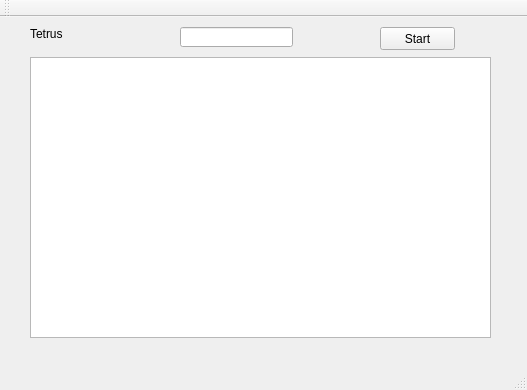
<?xml version="1.0" encoding="UTF-8"?>
<ui version="4.0">
 <class>MainWindow</class>
 <widget class="QMainWindow" name="MainWindow">
  <property name="geometry">
   <rect>
    <x>0</x>
    <y>0</y>
    <width>527</width>
    <height>390</height>
   </rect>
  </property>
  <property name="windowTitle">
   <string>MainWindow</string>
  </property>
  <widget class="QWidget" name="centralWidget">
   <widget class="QLabel" name="label">
    <property name="geometry">
     <rect>
      <x>30</x>
      <y>10</y>
      <width>47</width>
      <height>13</height>
     </rect>
    </property>
    <property name="text">
     <string>Tetrus</string>
    </property>
   </widget>
   <widget class="QLineEdit" name="lineEdit">
    <property name="geometry">
     <rect>
      <x>180</x>
      <y>10</y>
      <width>113</width>
      <height>20</height>
     </rect>
    </property>
   </widget>
   <widget class="QPushButton" name="StartButton">
    <property name="geometry">
     <rect>
      <x>380</x>
      <y>10</y>
      <width>75</width>
      <height>23</height>
     </rect>
    </property>
    <property name="text">
     <string>Start</string>
    </property>
   </widget>
   <widget class="QTextEdit" name="textEdit">
    <property name="geometry">
     <rect>
      <x>30</x>
      <y>40</y>
      <width>461</width>
      <height>281</height>
     </rect>
    </property>
   </widget>
  </widget>
  <widget class="QMenuBar" name="menuBar">
   <property name="geometry">
    <rect>
     <x>0</x>
     <y>0</y>
     <width>527</width>
     <height>21</height>
    </rect>
   </property>
  </widget>
  <widget class="QToolBar" name="mainToolBar">
   <attribute name="toolBarArea">
    <enum>TopToolBarArea</enum>
   </attribute>
   <attribute name="toolBarBreak">
    <bool>false</bool>
   </attribute>
  </widget>
  <widget class="QStatusBar" name="statusBar"/>
 </widget>
 <layoutdefault spacing="6" margin="11"/>
 <resources/>
 <connections/>
</ui>
